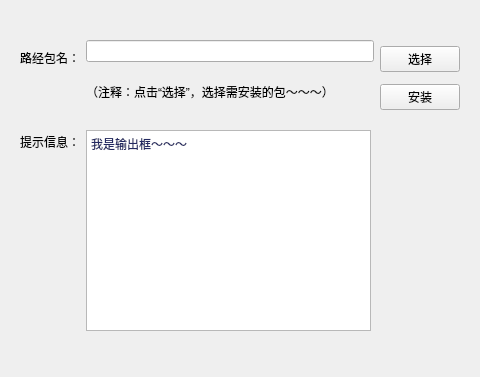
<?xml version="1.0" encoding="UTF-8"?>
<ui version="4.0">
 <class>Install</class>
 <widget class="QMainWindow" name="Install">
  <property name="geometry">
   <rect>
    <x>0</x>
    <y>0</y>
    <width>480</width>
    <height>377</height>
   </rect>
  </property>
  <property name="maximumSize">
   <size>
    <width>480</width>
    <height>380</height>
   </size>
  </property>
  <property name="windowTitle">
   <string>安装界面</string>
  </property>
  <widget class="QWidget" name="centralwidget">
   <widget class="QWidget" name="layoutWidget">
    <property name="geometry">
     <rect>
      <x>20</x>
      <y>40</y>
      <width>440</width>
      <height>76</height>
     </rect>
    </property>
    <layout class="QHBoxLayout" name="horizontalLayout">
     <item>
      <layout class="QVBoxLayout" name="verticalLayout">
       <item>
        <widget class="QLabel" name="label">
         <property name="text">
          <string>路经包名：</string>
         </property>
        </widget>
       </item>
       <item>
        <widget class="QLabel" name="label_4">
         <property name="text">
          <string/>
         </property>
        </widget>
       </item>
      </layout>
     </item>
     <item>
      <layout class="QVBoxLayout" name="verticalLayout_3">
       <item>
        <widget class="QLineEdit" name="lineEdit"/>
       </item>
       <item>
        <widget class="QLabel" name="label_3">
         <property name="font">
          <font>
           <family>Ubuntu</family>
           <pointsize>9</pointsize>
           <italic>false</italic>
          </font>
         </property>
         <property name="text">
          <string>（注释：点击“选择”，选择需安装的包～～～）</string>
         </property>
        </widget>
       </item>
      </layout>
     </item>
     <item>
      <layout class="QVBoxLayout" name="verticalLayout_2">
       <item>
        <widget class="QPushButton" name="pushButton">
         <property name="text">
          <string>选择</string>
         </property>
        </widget>
       </item>
       <item>
        <widget class="QPushButton" name="pushButton_3">
         <property name="text">
          <string>安装</string>
         </property>
        </widget>
       </item>
      </layout>
     </item>
    </layout>
   </widget>
   <widget class="QWidget" name="layoutWidget">
    <property name="geometry">
     <rect>
      <x>20</x>
      <y>130</y>
      <width>351</width>
      <height>201</height>
     </rect>
    </property>
    <layout class="QHBoxLayout" name="horizontalLayout_2">
     <item>
      <layout class="QVBoxLayout" name="verticalLayout_4">
       <item>
        <widget class="QLabel" name="label_2">
         <property name="text">
          <string>提示信息：</string>
         </property>
        </widget>
       </item>
       <item>
        <widget class="QLabel" name="label_5">
         <property name="text">
          <string/>
         </property>
        </widget>
       </item>
       <item>
        <widget class="QLabel" name="label_6">
         <property name="text">
          <string/>
         </property>
        </widget>
       </item>
       <item>
        <widget class="QLabel" name="label_8">
         <property name="text">
          <string/>
         </property>
        </widget>
       </item>
       <item>
        <widget class="QLabel" name="label_7">
         <property name="text">
          <string/>
         </property>
        </widget>
       </item>
       <item>
        <widget class="QLabel" name="label_10">
         <property name="text">
          <string/>
         </property>
        </widget>
       </item>
       <item>
        <widget class="QLabel" name="label_9">
         <property name="text">
          <string/>
         </property>
        </widget>
       </item>
      </layout>
     </item>
     <item>
      <widget class="QTextEdit" name="textEdit">
       <property name="html">
        <string>&lt;!DOCTYPE HTML PUBLIC &quot;-//W3C//DTD HTML 4.0//EN&quot; &quot;http://www.w3.org/TR/REC-html40/strict.dtd&quot;&gt;
&lt;html&gt;&lt;head&gt;&lt;meta name=&quot;qrichtext&quot; content=&quot;1&quot; /&gt;&lt;style type=&quot;text/css&quot;&gt;
p, li { white-space: pre-wrap; }
&lt;/style&gt;&lt;/head&gt;&lt;body style=&quot; font-family:'Ubuntu'; font-size:11pt; font-weight:400; font-style:normal;&quot;&gt;
&lt;p style=&quot; margin-top:0px; margin-bottom:0px; margin-left:0px; margin-right:0px; -qt-block-indent:0; text-indent:0px;&quot;&gt;&lt;span style=&quot; font-size:9pt; color:#232961;&quot;&gt;我是输出框～～～&lt;/span&gt;&lt;/p&gt;&lt;/body&gt;&lt;/html&gt;</string>
       </property>
      </widget>
     </item>
    </layout>
   </widget>
   <zorder>layoutWidget</zorder>
   <zorder>layoutWidget</zorder>
   <zorder>label_2</zorder>
  </widget>
 </widget>
 <resources/>
 <connections>
  <connection>
   <sender>pushButton_3</sender>
   <signal>clicked()</signal>
   <receiver>Install</receiver>
   <slot>install_apk()</slot>
   <hints>
    <hint type="sourcelabel">
     <x>457</x>
     <y>113</y>
    </hint>
    <hint type="destinationlabel">
     <x>462</x>
     <y>161</y>
    </hint>
   </hints>
  </connection>
  <connection>
   <sender>pushButton</sender>
   <signal>clicked()</signal>
   <receiver>Install</receiver>
   <slot>changePath()</slot>
   <hints>
    <hint type="sourcelabel">
     <x>457</x>
     <y>70</y>
    </hint>
    <hint type="destinationlabel">
     <x>453</x>
     <y>47</y>
    </hint>
   </hints>
  </connection>
 </connections>
 <slots>
  <slot>install_apk()</slot>
  <slot>slot2()</slot>
  <slot>slot1()</slot>
  <slot>changePath()</slot>
  <slot>slot4()</slot>
 </slots>
</ui>
